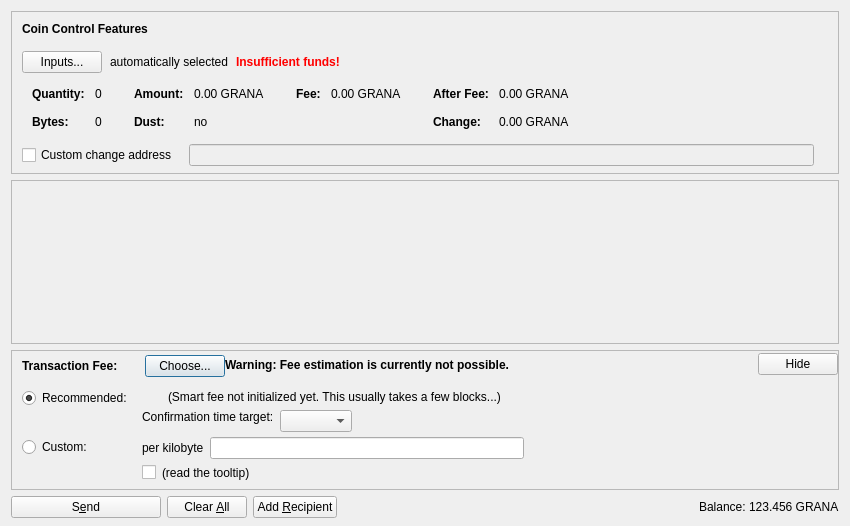
<?xml version="1.0" encoding="UTF-8"?>
<ui version="4.0">
 <class>SendCoinsDialog</class>
 <widget class="QDialog" name="SendCoinsDialog">
  <property name="geometry">
   <rect>
    <x>0</x>
    <y>0</y>
    <width>850</width>
    <height>526</height>
   </rect>
  </property>
  <property name="windowTitle">
   <string>Send Coins</string>
  </property>
  <layout class="QVBoxLayout" name="verticalLayout" stretch="0,1,0,0">
   <property name="bottomMargin">
    <number>8</number>
   </property>
   <item>
    <widget class="QFrame" name="frameCoinControl">
     <property name="sizePolicy">
      <sizepolicy hsizetype="Expanding" vsizetype="Expanding">
       <horstretch>0</horstretch>
       <verstretch>0</verstretch>
      </sizepolicy>
     </property>
     <property name="maximumSize">
      <size>
       <width>16777215</width>
       <height>16777215</height>
      </size>
     </property>
     <property name="frameShape">
      <enum>QFrame::StyledPanel</enum>
     </property>
     <property name="frameShadow">
      <enum>QFrame::Sunken</enum>
     </property>
     <layout class="QVBoxLayout" name="verticalLayoutCoinControl2">
      <property name="spacing">
       <number>0</number>
      </property>
      <property name="leftMargin">
       <number>0</number>
      </property>
      <property name="topMargin">
       <number>0</number>
      </property>
      <property name="rightMargin">
       <number>0</number>
      </property>
      <property name="bottomMargin">
       <number>6</number>
      </property>
      <item>
       <layout class="QVBoxLayout" name="verticalLayoutCoinControl" stretch="0,0,0,0,1">
        <property name="spacing">
         <number>0</number>
        </property>
        <property name="leftMargin">
         <number>10</number>
        </property>
        <property name="topMargin">
         <number>10</number>
        </property>
        <item>
         <layout class="QHBoxLayout" name="horizontalLayoutCoinControl1">
          <property name="bottomMargin">
           <number>15</number>
          </property>
          <item>
           <widget class="QLabel" name="labelCoinControlFeatures">
            <property name="sizePolicy">
             <sizepolicy hsizetype="Preferred" vsizetype="Maximum">
              <horstretch>0</horstretch>
              <verstretch>0</verstretch>
             </sizepolicy>
            </property>
            <property name="font">
             <font>
              <weight>75</weight>
              <bold>true</bold>
             </font>
            </property>
            <property name="styleSheet">
             <string notr="true">font-weight:bold;</string>
            </property>
            <property name="text">
             <string>Coin Control Features</string>
            </property>
           </widget>
          </item>
         </layout>
        </item>
        <item>
         <layout class="QHBoxLayout" name="horizontalLayoutCoinControl2" stretch="0,0,0,0">
          <property name="spacing">
           <number>8</number>
          </property>
          <property name="bottomMargin">
           <number>10</number>
          </property>
          <item>
           <widget class="QPushButton" name="pushButtonCoinControl">
            <property name="styleSheet">
             <string notr="true"/>
            </property>
            <property name="text">
             <string>Inputs...</string>
            </property>
            <property name="autoDefault">
             <bool>false</bool>
            </property>
           </widget>
          </item>
          <item>
           <widget class="QLabel" name="labelCoinControlAutomaticallySelected">
            <property name="text">
             <string>automatically selected</string>
            </property>
            <property name="margin">
             <number>5</number>
            </property>
           </widget>
          </item>
          <item>
           <widget class="QLabel" name="labelCoinControlInsuffFunds">
            <property name="font">
             <font>
              <weight>75</weight>
              <bold>true</bold>
             </font>
            </property>
            <property name="styleSheet">
             <string notr="true">color:red;font-weight:bold;</string>
            </property>
            <property name="text">
             <string>Insufficient funds!</string>
            </property>
            <property name="margin">
             <number>5</number>
            </property>
           </widget>
          </item>
          <item>
           <spacer name="horizontalSpacerCoinControl">
            <property name="orientation">
             <enum>Qt::Horizontal</enum>
            </property>
            <property name="sizeHint" stdset="0">
             <size>
              <width>40</width>
              <height>1</height>
             </size>
            </property>
           </spacer>
          </item>
         </layout>
        </item>
        <item>
         <widget class="QWidget" name="widgetCoinControl" native="true">
          <property name="sizePolicy">
           <sizepolicy hsizetype="Preferred" vsizetype="Preferred">
            <horstretch>0</horstretch>
            <verstretch>0</verstretch>
           </sizepolicy>
          </property>
          <property name="minimumSize">
           <size>
            <width>0</width>
            <height>0</height>
           </size>
          </property>
          <property name="styleSheet">
           <string notr="true"/>
          </property>
          <layout class="QHBoxLayout" name="horizontalLayoutCoinControl5">
           <property name="leftMargin">
            <number>0</number>
           </property>
           <property name="topMargin">
            <number>0</number>
           </property>
           <property name="rightMargin">
            <number>0</number>
           </property>
           <property name="bottomMargin">
            <number>0</number>
           </property>
           <item>
            <layout class="QHBoxLayout" name="horizontalLayoutCoinControl3" stretch="0,0,0,1">
             <property name="spacing">
              <number>20</number>
             </property>
             <property name="topMargin">
              <number>0</number>
             </property>
             <property name="bottomMargin">
              <number>10</number>
             </property>
             <item>
              <layout class="QFormLayout" name="formLayoutCoinControl1">
               <property name="horizontalSpacing">
                <number>10</number>
               </property>
               <property name="verticalSpacing">
                <number>14</number>
               </property>
               <property name="leftMargin">
                <number>10</number>
               </property>
               <property name="topMargin">
                <number>4</number>
               </property>
               <property name="rightMargin">
                <number>6</number>
               </property>
               <item row="0" column="0">
                <widget class="QLabel" name="labelCoinControlQuantityText">
                 <property name="font">
                  <font>
                   <weight>75</weight>
                   <bold>true</bold>
                  </font>
                 </property>
                 <property name="text">
                  <string>Quantity:</string>
                 </property>
                 <property name="margin">
                  <number>0</number>
                 </property>
                </widget>
               </item>
               <item row="0" column="1">
                <widget class="QLabel" name="labelCoinControlQuantity">
                 <property name="cursor">
                  <cursorShape>IBeamCursor</cursorShape>
                 </property>
                 <property name="contextMenuPolicy">
                  <enum>Qt::ActionsContextMenu</enum>
                 </property>
                 <property name="text">
                  <string notr="true">0</string>
                 </property>
                 <property name="margin">
                  <number>0</number>
                 </property>
                 <property name="textInteractionFlags">
                  <set>Qt::LinksAccessibleByMouse|Qt::TextSelectableByKeyboard|Qt::TextSelectableByMouse</set>
                 </property>
                </widget>
               </item>
               <item row="1" column="0">
                <widget class="QLabel" name="labelCoinControlBytesText">
                 <property name="font">
                  <font>
                   <weight>75</weight>
                   <bold>true</bold>
                  </font>
                 </property>
                 <property name="text">
                  <string>Bytes:</string>
                 </property>
                </widget>
               </item>
               <item row="1" column="1">
                <widget class="QLabel" name="labelCoinControlBytes">
                 <property name="cursor">
                  <cursorShape>IBeamCursor</cursorShape>
                 </property>
                 <property name="contextMenuPolicy">
                  <enum>Qt::ActionsContextMenu</enum>
                 </property>
                 <property name="text">
                  <string notr="true">0</string>
                 </property>
                 <property name="textInteractionFlags">
                  <set>Qt::LinksAccessibleByMouse|Qt::TextSelectableByKeyboard|Qt::TextSelectableByMouse</set>
                 </property>
                </widget>
               </item>
              </layout>
             </item>
             <item>
              <layout class="QFormLayout" name="formLayoutCoinControl2">
               <property name="horizontalSpacing">
                <number>10</number>
               </property>
               <property name="verticalSpacing">
                <number>14</number>
               </property>
               <property name="leftMargin">
                <number>6</number>
               </property>
               <property name="topMargin">
                <number>4</number>
               </property>
               <property name="rightMargin">
                <number>6</number>
               </property>
               <item row="0" column="0">
                <widget class="QLabel" name="labelCoinControlAmountText">
                 <property name="font">
                  <font>
                   <weight>75</weight>
                   <bold>true</bold>
                  </font>
                 </property>
                 <property name="text">
                  <string>Amount:</string>
                 </property>
                 <property name="margin">
                  <number>0</number>
                 </property>
                </widget>
               </item>
               <item row="0" column="1">
                <widget class="QLabel" name="labelCoinControlAmount">
                 <property name="cursor">
                  <cursorShape>IBeamCursor</cursorShape>
                 </property>
                 <property name="contextMenuPolicy">
                  <enum>Qt::ActionsContextMenu</enum>
                 </property>
                 <property name="text">
                  <string notr="true">0.00 GRANA</string>
                 </property>
                 <property name="textInteractionFlags">
                  <set>Qt::LinksAccessibleByMouse|Qt::TextSelectableByKeyboard|Qt::TextSelectableByMouse</set>
                 </property>
                </widget>
               </item>
               <item row="1" column="0">
                <widget class="QLabel" name="labelCoinControlLowOutputText">
                 <property name="font">
                  <font>
                   <weight>75</weight>
                   <bold>true</bold>
                  </font>
                 </property>
                 <property name="text">
                  <string>Dust:</string>
                 </property>
                </widget>
               </item>
               <item row="1" column="1">
                <widget class="QLabel" name="labelCoinControlLowOutput">
                 <property name="cursor">
                  <cursorShape>IBeamCursor</cursorShape>
                 </property>
                 <property name="contextMenuPolicy">
                  <enum>Qt::ActionsContextMenu</enum>
                 </property>
                 <property name="text">
                  <string notr="true">no</string>
                 </property>
                 <property name="textInteractionFlags">
                  <set>Qt::LinksAccessibleByMouse|Qt::TextSelectableByKeyboard|Qt::TextSelectableByMouse</set>
                 </property>
                </widget>
               </item>
              </layout>
             </item>
             <item>
              <layout class="QFormLayout" name="formLayoutCoinControl3">
               <property name="horizontalSpacing">
                <number>10</number>
               </property>
               <property name="verticalSpacing">
                <number>14</number>
               </property>
               <property name="leftMargin">
                <number>6</number>
               </property>
               <property name="topMargin">
                <number>4</number>
               </property>
               <property name="rightMargin">
                <number>6</number>
               </property>
               <item row="0" column="0">
                <widget class="QLabel" name="labelCoinControlFeeText">
                 <property name="font">
                  <font>
                   <weight>75</weight>
                   <bold>true</bold>
                  </font>
                 </property>
                 <property name="text">
                  <string>Fee:</string>
                 </property>
                 <property name="margin">
                  <number>0</number>
                 </property>
                </widget>
               </item>
               <item row="0" column="1">
                <widget class="QLabel" name="labelCoinControlFee">
                 <property name="cursor">
                  <cursorShape>IBeamCursor</cursorShape>
                 </property>
                 <property name="contextMenuPolicy">
                  <enum>Qt::ActionsContextMenu</enum>
                 </property>
                 <property name="text">
                  <string notr="true">0.00 GRANA</string>
                 </property>
                 <property name="textInteractionFlags">
                  <set>Qt::LinksAccessibleByMouse|Qt::TextSelectableByKeyboard|Qt::TextSelectableByMouse</set>
                 </property>
                </widget>
               </item>
              </layout>
             </item>
             <item>
              <layout class="QFormLayout" name="formLayoutCoinControl4">
               <property name="horizontalSpacing">
                <number>10</number>
               </property>
               <property name="verticalSpacing">
                <number>14</number>
               </property>
               <property name="leftMargin">
                <number>6</number>
               </property>
               <property name="topMargin">
                <number>4</number>
               </property>
               <property name="rightMargin">
                <number>6</number>
               </property>
               <item row="0" column="0">
                <widget class="QLabel" name="labelCoinControlAfterFeeText">
                 <property name="font">
                  <font>
                   <weight>75</weight>
                   <bold>true</bold>
                  </font>
                 </property>
                 <property name="text">
                  <string>After Fee:</string>
                 </property>
                 <property name="margin">
                  <number>0</number>
                 </property>
                </widget>
               </item>
               <item row="0" column="1">
                <widget class="QLabel" name="labelCoinControlAfterFee">
                 <property name="cursor">
                  <cursorShape>IBeamCursor</cursorShape>
                 </property>
                 <property name="contextMenuPolicy">
                  <enum>Qt::ActionsContextMenu</enum>
                 </property>
                 <property name="text">
                  <string notr="true">0.00 GRANA</string>
                 </property>
                 <property name="textInteractionFlags">
                  <set>Qt::LinksAccessibleByMouse|Qt::TextSelectableByKeyboard|Qt::TextSelectableByMouse</set>
                 </property>
                </widget>
               </item>
               <item row="1" column="0">
                <widget class="QLabel" name="labelCoinControlChangeText">
                 <property name="font">
                  <font>
                   <weight>75</weight>
                   <bold>true</bold>
                  </font>
                 </property>
                 <property name="text">
                  <string>Change:</string>
                 </property>
                </widget>
               </item>
               <item row="1" column="1">
                <widget class="QLabel" name="labelCoinControlChange">
                 <property name="cursor">
                  <cursorShape>IBeamCursor</cursorShape>
                 </property>
                 <property name="contextMenuPolicy">
                  <enum>Qt::ActionsContextMenu</enum>
                 </property>
                 <property name="text">
                  <string notr="true">0.00 GRANA</string>
                 </property>
                 <property name="textInteractionFlags">
                  <set>Qt::LinksAccessibleByMouse|Qt::TextSelectableByKeyboard|Qt::TextSelectableByMouse</set>
                 </property>
                </widget>
               </item>
              </layout>
             </item>
            </layout>
           </item>
          </layout>
         </widget>
        </item>
        <item>
         <layout class="QHBoxLayout" name="horizontalLayoutCoinControl4" stretch="0,0,0">
          <property name="spacing">
           <number>12</number>
          </property>
          <property name="sizeConstraint">
           <enum>QLayout::SetDefaultConstraint</enum>
          </property>
          <property name="topMargin">
           <number>5</number>
          </property>
          <property name="rightMargin">
           <number>5</number>
          </property>
          <item>
           <widget class="QCheckBox" name="checkBoxCoinControlChange">
            <property name="toolTip">
             <string>If this is activated, but the change address is empty or invalid, change will be sent to a newly generated address.</string>
            </property>
            <property name="text">
             <string>Custom change address</string>
            </property>
           </widget>
          </item>
          <item>
           <widget class="QValidatedLineEdit" name="lineEditCoinControlChange">
            <property name="enabled">
             <bool>false</bool>
            </property>
            <property name="sizePolicy">
             <sizepolicy hsizetype="Expanding" vsizetype="Fixed">
              <horstretch>0</horstretch>
              <verstretch>0</verstretch>
             </sizepolicy>
            </property>
           </widget>
          </item>
          <item>
           <widget class="QLabel" name="labelCoinControlChangeLabel">
            <property name="sizePolicy">
             <sizepolicy hsizetype="Preferred" vsizetype="Expanding">
              <horstretch>0</horstretch>
              <verstretch>0</verstretch>
             </sizepolicy>
            </property>
            <property name="minimumSize">
             <size>
              <width>0</width>
              <height>0</height>
             </size>
            </property>
            <property name="text">
             <string/>
            </property>
            <property name="margin">
             <number>3</number>
            </property>
           </widget>
          </item>
         </layout>
        </item>
        <item>
         <spacer name="verticalSpacerCoinControl">
          <property name="orientation">
           <enum>Qt::Vertical</enum>
          </property>
          <property name="sizeHint" stdset="0">
           <size>
            <width>800</width>
            <height>1</height>
           </size>
          </property>
         </spacer>
        </item>
       </layout>
      </item>
     </layout>
    </widget>
   </item>
   <item>
    <widget class="QScrollArea" name="scrollArea">
     <property name="widgetResizable">
      <bool>true</bool>
     </property>
     <widget class="QWidget" name="scrollAreaWidgetContents">
      <property name="geometry">
       <rect>
        <x>0</x>
        <y>0</y>
        <width>830</width>
        <height>104</height>
       </rect>
      </property>
      <layout class="QVBoxLayout" name="verticalLayout_2" stretch="0,1">
       <property name="leftMargin">
        <number>0</number>
       </property>
       <property name="topMargin">
        <number>0</number>
       </property>
       <property name="rightMargin">
        <number>0</number>
       </property>
       <property name="bottomMargin">
        <number>0</number>
       </property>
       <item>
        <layout class="QVBoxLayout" name="entries">
         <property name="spacing">
          <number>6</number>
         </property>
        </layout>
       </item>
       <item>
        <spacer name="verticalSpacer">
         <property name="orientation">
          <enum>Qt::Vertical</enum>
         </property>
         <property name="sizeHint" stdset="0">
          <size>
           <width>20</width>
           <height>40</height>
          </size>
         </property>
        </spacer>
       </item>
      </layout>
     </widget>
    </widget>
   </item>
   <item>
    <widget class="QFrame" name="frameFee">
     <property name="sizePolicy">
      <sizepolicy hsizetype="Expanding" vsizetype="Expanding">
       <horstretch>0</horstretch>
       <verstretch>0</verstretch>
      </sizepolicy>
     </property>
     <property name="maximumSize">
      <size>
       <width>16777215</width>
       <height>16777215</height>
      </size>
     </property>
     <property name="frameShape">
      <enum>QFrame::StyledPanel</enum>
     </property>
     <property name="frameShadow">
      <enum>QFrame::Sunken</enum>
     </property>
     <layout class="QVBoxLayout" name="verticalLayoutFee1">
      <property name="spacing">
       <number>0</number>
      </property>
      <property name="leftMargin">
       <number>0</number>
      </property>
      <property name="topMargin">
       <number>0</number>
      </property>
      <property name="rightMargin">
       <number>0</number>
      </property>
      <property name="bottomMargin">
       <number>0</number>
      </property>
      <item>
       <layout class="QVBoxLayout" name="verticalLayoutFee2" stretch="0,0,0">
        <property name="spacing">
         <number>0</number>
        </property>
        <property name="leftMargin">
         <number>10</number>
        </property>
        <property name="topMargin">
         <number>0</number>
        </property>
        <item>
         <layout class="QHBoxLayout" name="horizontalLayoutFee1">
          <property name="bottomMargin">
           <number>0</number>
          </property>
          <item>
           <layout class="QVBoxLayout" name="verticalLayoutFee7">
            <property name="spacing">
             <number>0</number>
            </property>
            <item>
             <spacer name="verticalSpacerSmartFee">
              <property name="orientation">
               <enum>Qt::Vertical</enum>
              </property>
              <property name="sizeType">
               <enum>QSizePolicy::Fixed</enum>
              </property>
              <property name="sizeHint" stdset="0">
               <size>
                <width>1</width>
                <height>4</height>
               </size>
              </property>
             </spacer>
            </item>
            <item>
             <layout class="QHBoxLayout" name="horizontalLayoutSmartFee">
              <property name="spacing">
               <number>10</number>
              </property>
              <item>
               <widget class="QLabel" name="labelFeeHeadline">
                <property name="sizePolicy">
                 <sizepolicy hsizetype="Preferred" vsizetype="Maximum">
                  <horstretch>0</horstretch>
                  <verstretch>0</verstretch>
                 </sizepolicy>
                </property>
                <property name="font">
                 <font>
                  <weight>75</weight>
                  <bold>true</bold>
                 </font>
                </property>
                <property name="styleSheet">
                 <string notr="true">font-weight:bold;</string>
                </property>
                <property name="text">
                 <string>Transaction Fee:</string>
                </property>
               </widget>
              </item>
              <item>
               <widget class="QLabel" name="labelFeeMinimized">
                <property name="text">
                 <string/>
                </property>
               </widget>
              </item>
              <item>
               <widget class="QPushButton" name="buttonChooseFee">
                <property name="text">
                 <string>Choose...</string>
                </property>
               </widget>
              </item>
             </layout>
            </item>
            <item>
             <spacer name="verticalSpacer_5">
              <property name="orientation">
               <enum>Qt::Vertical</enum>
              </property>
              <property name="sizeHint" stdset="0">
               <size>
                <width>1</width>
                <height>1</height>
               </size>
              </property>
             </spacer>
            </item>
           </layout>
          </item>
          <item>
           <widget class="QLabel" name="fallbackFeeWarningLabel">
            <property name="toolTip">
             <string>Using the fallbackfee can result in sending a transaction that will take several hours or days (or never) to confirm. Consider choosing your fee manually or wait until you have validated the complete chain.</string>
            </property>
            <property name="font">
            <font>
                <weight>75</weight>
                <bold>true</bold>
            </font>
            </property>
            <property name="text">
             <string>Warning: Fee estimation is currently not possible.</string>
            </property>
            <property name="wordWrap">
             <bool>false</bool>
            </property>
           </widget>
          </item>
          <item>
           <spacer name="horizontalSpacer_4">
            <property name="orientation">
             <enum>Qt::Horizontal</enum>
            </property>
            <property name="sizeType">
             <enum>QSizePolicy::MinimumExpanding</enum>
            </property>
            <property name="sizeHint" stdset="0">
             <size>
              <width>40</width>
              <height>20</height>
             </size>
            </property>
           </spacer>
          </item>
          <item>
           <widget class="QPushButton" name="buttonMinimizeFee">
            <property name="toolTip">
             <string>collapse fee-settings</string>
            </property>
            <property name="text">
             <string>Hide</string>
            </property>
           </widget>
          </item>
         </layout>
        </item>
        <item>
         <widget class="QFrame" name="frameFeeSelection">
          <layout class="QVBoxLayout" name="verticalLayoutFee12">
           <property name="spacing">
            <number>0</number>
           </property>
           <property name="leftMargin">
            <number>0</number>
           </property>
           <property name="topMargin">
            <number>0</number>
           </property>
           <property name="rightMargin">
            <number>0</number>
           </property>
           <property name="bottomMargin">
            <number>0</number>
           </property>
           <item>
            <layout class="QGridLayout" name="gridLayoutFee">
             <property name="topMargin">
              <number>10</number>
             </property>
             <property name="bottomMargin">
              <number>4</number>
             </property>
             <property name="horizontalSpacing">
              <number>10</number>
             </property>
             <property name="verticalSpacing">
              <number>4</number>
             </property>
             <item row="1" column="1">
              <layout class="QVBoxLayout" name="verticalLayoutFee8">
               <property name="spacing">
                <number>6</number>
               </property>
               <item>
                <layout class="QHBoxLayout" name="horizontalLayoutFee13">
                 <item>
                  <widget class="QLabel" name="labelCustomPerKilobyte">
                   <property name="toolTip">
                    <string>Specify a custom fee per kB (1,000 bytes) of the transaction's virtual size.

Note:  Since the fee is calculated on a per-byte basis, a fee of "100 satoshis per kB" for a transaction size of 500 bytes (half of 1 kB) would ultimately yield a fee of only 50 satoshis.</string>
                   </property>
                   <property name="text">
                    <string>per kilobyte</string>
                   </property>
                  </widget>
                 </item>
                 <item>
                  <widget class="BitcoinAmountField" name="customFee"/>
                 </item>
                 <item>
                  <spacer name="horizontalSpacer_6">
                   <property name="orientation">
                    <enum>Qt::Horizontal</enum>
                   </property>
                   <property name="sizeHint" stdset="0">
                    <size>
                     <width>1</width>
                     <height>1</height>
                    </size>
                   </property>
                  </spacer>
                 </item>
                </layout>
               </item>
               <item>
                <layout class="QHBoxLayout" name="horizontalLayoutFee8">
                 <item>
                  <widget class="QCheckBox" name="checkBoxMinimumFee">
                   <property name="toolTip">
                    <string>Paying only the minimum fee is just fine as long as there is less transaction volume than space in the blocks. But be aware that this can end up in a never confirming transaction once there is more demand for granacoin transactions than the network can process.</string>
                   </property>
                   <property name="text">
                    <string/>
                   </property>
                  </widget>
                 </item>
                 <item>
                  <widget class="QLabel" name="labelMinFeeWarning">
                   <property name="enabled">
                    <bool>true</bool>
                   </property>
                   <property name="toolTip">
                    <string>Paying only the minimum fee is just fine as long as there is less transaction volume than space in the blocks. But be aware that this can end up in a never confirming transaction once there is more demand for granacoin transactions than the network can process.</string>
                   </property>
                   <property name="text">
                    <string>(read the tooltip)</string>
                   </property>
                   <property name="margin">
                    <number>5</number>
                   </property>
                  </widget>
                 </item>
                 <item>
                  <spacer name="horizontalSpacer_2">
                   <property name="orientation">
                    <enum>Qt::Horizontal</enum>
                   </property>
                   <property name="sizeHint" stdset="0">
                    <size>
                     <width>1</width>
                     <height>1</height>
                    </size>
                   </property>
                  </spacer>
                 </item>
                </layout>
               </item>
              </layout>
             </item>
             <item row="0" column="0">
              <layout class="QVBoxLayout" name="verticalLayoutFee4" stretch="0,1">
               <item>
                <widget class="QRadioButton" name="radioSmartFee">
                 <property name="text">
                  <string>Recommended:</string>
                 </property>
                 <property name="checked">
                  <bool>true</bool>
                 </property>
                 <attribute name="buttonGroup">
                  <string notr="true">groupFee</string>
                 </attribute>
                </widget>
               </item>
               <item>
                <spacer name="verticalSpacer_2">
                 <property name="orientation">
                  <enum>Qt::Vertical</enum>
                 </property>
                 <property name="sizeHint" stdset="0">
                  <size>
                   <width>1</width>
                   <height>1</height>
                  </size>
                 </property>
                </spacer>
               </item>
              </layout>
             </item>
             <item row="1" column="0">
              <layout class="QVBoxLayout" name="verticalLayoutFee9" stretch="0,1">
               <item>
                <widget class="QRadioButton" name="radioCustomFee">
                 <property name="text">
                  <string>Custom:</string>
                 </property>
                 <attribute name="buttonGroup">
                  <string notr="true">groupFee</string>
                 </attribute>
                </widget>
               </item>
               <item>
                <spacer name="verticalSpacer_6">
                 <property name="orientation">
                  <enum>Qt::Vertical</enum>
                 </property>
                 <property name="sizeHint" stdset="0">
                  <size>
                   <width>1</width>
                   <height>1</height>
                  </size>
                 </property>
                </spacer>
               </item>
              </layout>
             </item>
             <item row="0" column="1">
              <layout class="QVBoxLayout" name="verticalLayoutFee3" stretch="0,0,1">
               <property name="spacing">
                <number>6</number>
               </property>
               <property name="topMargin">
                <number>2</number>
               </property>
               <item>
                <layout class="QHBoxLayout" name="horizontalLayoutFee12">
                 <item>
                  <widget class="QLabel" name="labelSmartFee">
                   <property name="text">
                    <string/>
                   </property>
                   <property name="margin">
                    <number>2</number>
                   </property>
                  </widget>
                 </item>
                 <item>
                  <widget class="QLabel" name="labelFeeEstimation">
                   <property name="text">
                    <string/>
                   </property>
                  </widget>
                 </item>
                 <item>
                  <widget class="QLabel" name="labelSmartFee2">
                   <property name="text">
                    <string>(Smart fee not initialized yet. This usually takes a few blocks...)</string>
                   </property>
                   <property name="margin">
                    <number>2</number>
                   </property>
                  </widget>
                 </item>
                 <item>
                  <spacer name="horizontalSpacer_5">
                   <property name="orientation">
                    <enum>Qt::Horizontal</enum>
                   </property>
                   <property name="sizeHint" stdset="0">
                    <size>
                     <width>1</width>
                     <height>1</height>
                    </size>
                   </property>
                  </spacer>
                 </item>
                </layout>
               </item>
               <item>
                <layout class="QHBoxLayout" name="horizontalLayoutFee9">
                 <item>
                  <layout class="QVBoxLayout" name="verticalLayoutFee6">
                   <item>
                    <widget class="QLabel" name="labelSmartFee3">
                     <property name="text">
                      <string>Confirmation time target:</string>
                     </property>
                     <property name="margin">
                      <number>2</number>
                     </property>
                    </widget>
                   </item>
                   <item>
                    <spacer name="verticalSpacer_3">
                     <property name="orientation">
                      <enum>Qt::Vertical</enum>
                     </property>
                     <property name="sizeHint" stdset="0">
                      <size>
                       <width>1</width>
                       <height>1</height>
                      </size>
                     </property>
                    </spacer>
                   </item>
                  </layout>
                 </item>
                 <item>
                  <layout class="QVBoxLayout" name="verticalLayoutFee5">
                   <property name="rightMargin">
                    <number>30</number>
                   </property>
                   <item>
                    <layout class="QHBoxLayout" name="horizontalLayoutConfTarget">
                     <property name="bottomMargin">
                      <number>0</number>
                     </property>
                     <item>
                      <widget class="QComboBox" name="confTargetSelector"/>
                     </item>
                     <item>
                      <spacer name="horizontalSpacerConfTarget">
                       <property name="orientation">
                        <enum>Qt::Horizontal</enum>
                       </property>
                       <property name="sizeHint" stdset="0">
                        <size>
                         <width>40</width>
                         <height>20</height>
                        </size>
                       </property>
                      </spacer>
                     </item>
                    </layout>
                   </item>
                  </layout>
                 </item>
                </layout>
               </item>
               <item>
                <spacer name="verticalSpacer_4">
                 <property name="orientation">
                  <enum>Qt::Vertical</enum>
                 </property>
                 <property name="sizeHint" stdset="0">
                  <size>
                   <width>1</width>
                   <height>1</height>
                  </size>
                 </property>
                </spacer>
               </item>
              </layout>
             </item>
            </layout>
           </item>
          </layout>
         </widget>
        </item>
        <item>
         <spacer name="verticalSpacerFee">
          <property name="orientation">
           <enum>Qt::Vertical</enum>
          </property>
          <property name="sizeHint" stdset="0">
           <size>
            <width>40</width>
            <height>5</height>
           </size>
          </property>
         </spacer>
        </item>
       </layout>
      </item>
     </layout>
    </widget>
   </item>
   <item>
    <layout class="QHBoxLayout" name="horizontalLayout">
     <item>
      <widget class="QPushButton" name="sendButton">
       <property name="minimumSize">
        <size>
         <width>150</width>
         <height>0</height>
        </size>
       </property>
       <property name="toolTip">
        <string>Confirm the send action</string>
       </property>
       <property name="text">
        <string>S&amp;end</string>
       </property>
       <property name="icon">
        <iconset resource="../bitcoin.qrc">
         <normaloff>:/icons/send</normaloff>:/icons/send</iconset>
       </property>
       <property name="autoDefault">
        <bool>false</bool>
       </property>
       <property name="default">
        <bool>false</bool>
       </property>
      </widget>
     </item>
     <item>
      <widget class="QPushButton" name="clearButton">
       <property name="sizePolicy">
        <sizepolicy hsizetype="Minimum" vsizetype="Fixed">
         <horstretch>0</horstretch>
         <verstretch>0</verstretch>
        </sizepolicy>
       </property>
       <property name="toolTip">
        <string>Clear all fields of the form.</string>
       </property>
       <property name="text">
        <string>Clear &amp;All</string>
       </property>
       <property name="icon">
        <iconset resource="../bitcoin.qrc">
         <normaloff>:/icons/remove</normaloff>:/icons/remove</iconset>
       </property>
       <property name="autoDefault">
        <bool>false</bool>
       </property>
      </widget>
     </item>
     <item>
      <widget class="QPushButton" name="addButton">
       <property name="toolTip">
        <string>Send to multiple recipients at once</string>
       </property>
       <property name="text">
        <string>Add &amp;Recipient</string>
       </property>
       <property name="icon">
        <iconset resource="../bitcoin.qrc">
         <normaloff>:/icons/add</normaloff>:/icons/add</iconset>
       </property>
       <property name="autoDefault">
        <bool>false</bool>
       </property>
      </widget>
     </item>
     <item>
      <spacer name="horizontalSpacer">
       <property name="orientation">
        <enum>Qt::Horizontal</enum>
       </property>
       <property name="sizeHint" stdset="0">
        <size>
         <width>40</width>
         <height>20</height>
        </size>
       </property>
      </spacer>
     </item>
     <item>
      <layout class="QHBoxLayout" name="horizontalLayout_2">
       <property name="spacing">
        <number>3</number>
       </property>
       <item>
        <widget class="QLabel" name="label">
         <property name="sizePolicy">
          <sizepolicy hsizetype="Preferred" vsizetype="Fixed">
           <horstretch>0</horstretch>
           <verstretch>0</verstretch>
          </sizepolicy>
         </property>
         <property name="text">
          <string>Balance:</string>
         </property>
        </widget>
       </item>
       <item>
        <widget class="QLabel" name="labelBalance">
         <property name="sizePolicy">
          <sizepolicy hsizetype="Preferred" vsizetype="Fixed">
           <horstretch>0</horstretch>
           <verstretch>0</verstretch>
          </sizepolicy>
         </property>
         <property name="cursor">
          <cursorShape>IBeamCursor</cursorShape>
         </property>
         <property name="text">
          <string notr="true">123.456 GRANA</string>
         </property>
         <property name="textInteractionFlags">
          <set>Qt::LinksAccessibleByMouse|Qt::TextSelectableByKeyboard|Qt::TextSelectableByMouse</set>
         </property>
        </widget>
       </item>
      </layout>
     </item>
    </layout>
   </item>
  </layout>
 </widget>
 <customwidgets>
  <customwidget>
   <class>QValidatedLineEdit</class>
   <extends>QLineEdit</extends>
   <header>qt/qvalidatedlineedit.h</header>
  </customwidget>
  <customwidget>
   <class>BitcoinAmountField</class>
   <extends>QLineEdit</extends>
   <header>qt/bitcoinamountfield.h</header>
   <container>1</container>
  </customwidget>
 </customwidgets>
 <resources>
  <include location="../bitcoin.qrc"/>
 </resources>
 <connections/>
 <buttongroups>
  <buttongroup name="groupFee"/>
 </buttongroups>
</ui>
